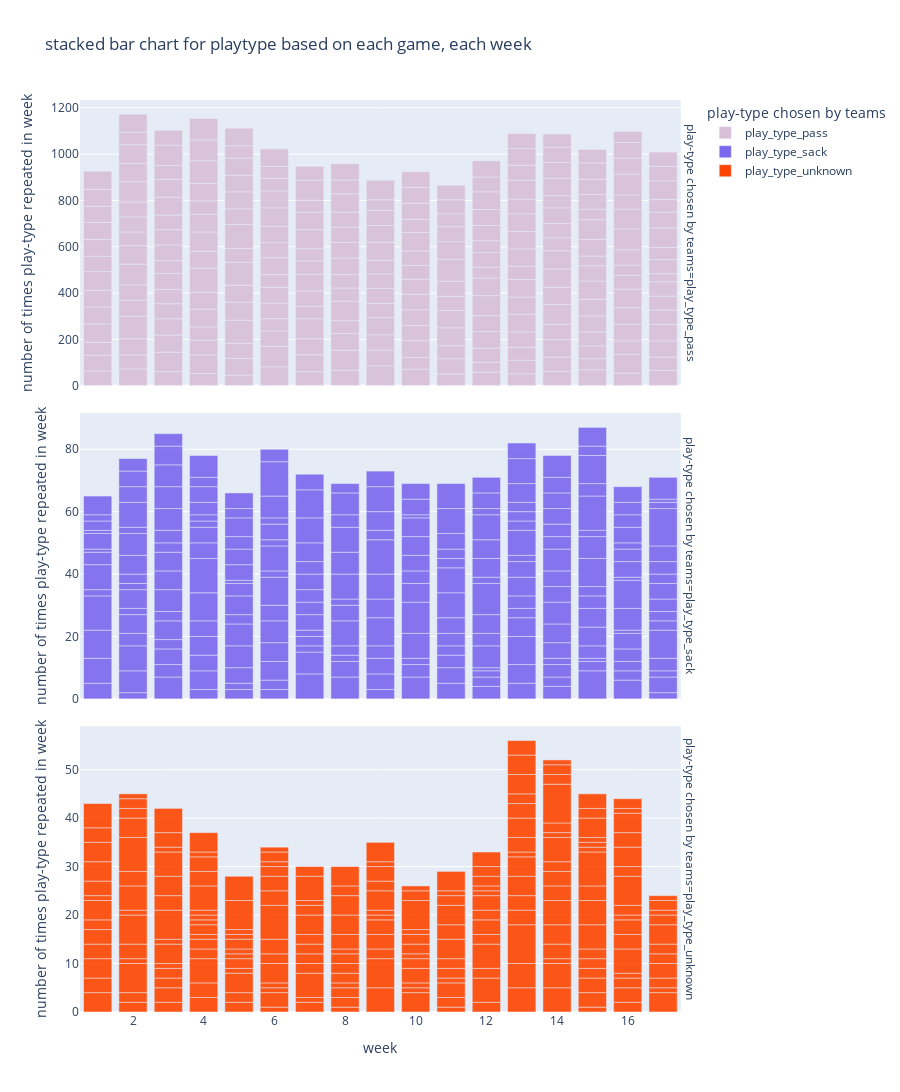

The notebook cell saved with this chart:
### Code cell
barchart_playtype = px.bar(
data_frame = df,
x = 'week',
y = 'playType_Count',
color = 'playType',
opacity = 0.9,
orientation = 'v',
#barmode = 'group',
facet_row = 'playType',
color_discrete_sequence =['thistle ', 'mediumslateblue', 'orangered'],
hover_name = 'matches',
labels = {'playType_Count': 'number of times play-type repeated in week', 'playType': 'play-type chosen by teams'},
title = 'stacked bar chart for playtype based on each game, each week')
barchart_playtype.update_layout(height = 1200)
barchart_playtype.update_yaxes(matches = None)

### Figure 1 — Plotly figure (JSON) as saved in the notebook; plotly's stock layout.template omitted (floating-point values rounded to 4 significant figures; data arrays with more than 128 entries replaced by an {"elided": "..."} marker saying what was removed)
{"data": [{"alignmentgroup": "True", "hovertemplate": "<b>%{hovertext}</b><br><br>play-type chosen by teams=play_type_pass<br>week=%{x}<br>number of times play-type repeated in week=%{y}<extra></extra>", "hovertext": {"elided": "253 str values"}, "legendgroup": "play_type_pass", "marker": {"color": "thistle ", "opacity": 0.9}, "name": "play_type_pass", "offsetgroup": "play_type_pass", "orientation": "v", "showlegend": true, "textposition": "auto", "type": "bar", "x": {"elided": "253 int values"}, "xaxis": "x3", "y": {"elided": "253 int values"}, "yaxis": "y3"}, {"alignmentgroup": "True", "hovertemplate": "<b>%{hovertext}</b><br><br>play-type chosen by teams=play_type_sack<br>week=%{x}<br>number of times play-type repeated in week=%{y}<extra></extra>", "hovertext": {"elided": "250 str values"}, "legendgroup": "play_type_sack", "marker": {"color": "mediumslateblue", "opacity": 0.9}, "name": "play_type_sack", "offsetgroup": "play_type_sack", "orientation": "v", "showlegend": true, "textposition": "auto", "type": "bar", "x": {"elided": "250 int values"}, "xaxis": "x2", "y": {"elided": "250 int values"}, "yaxis": "y2"}, {"alignmentgroup": "True", "hovertemplate": "<b>%{hovertext}</b><br><br>play-type chosen by teams=play_type_unknown<br>week=%{x}<br>number of times play-type repeated in week=%{y}<extra></extra>", "hovertext": {"elided": "230 str values"}, "legendgroup": "play_type_unknown", "marker": {"color": "orangered", "opacity": 0.9}, "name": "play_type_unknown", "offsetgroup": "play_type_unknown", "orientation": "v", "showlegend": true, "textposition": "auto", "type": "bar", "x": {"elided": "230 int values"}, "xaxis": "x", "y": {"elided": "230 int values"}, "yaxis": "y"}], "layout": {"annotations": [{"font": {}, "showarrow": false, "text": "play-type chosen by teams=play_type_unknown", "textangle": 90, "x": 0.98, "xanchor": "left", "xref": "paper", "y": 0.1567, "yanchor": "middle", "yref": "paper"}, {"font": {}, "showarrow": false, "text": "play-type chosen by teams=play_type_sack", "textangle": 90, "x": 0.98, "xanchor": "left", "xref": "paper", "y": 0.5, "yanchor": "middle", "yref": "paper"}, {"font": {}, "showarrow": false, "text": "play-type chosen by teams=play_type_pass", "textangle": 90, "x": 0.98, "xanchor": "left", "xref": "paper", "y": 0.8433, "yanchor": "middle", "yref": "paper"}], "barmode": "relative", "height": 1200, "legend": {"title": {"text": "play-type chosen by teams"}, "tracegroupgap": 0}, "title": {"text": "stacked bar chart for playtype based on each game, each week"}, "xaxis": {"anchor": "y", "domain": [0, 0.98], "title": {"text": "week"}}, "xaxis2": {"anchor": "y2", "domain": [0, 0.98], "matches": "x", "showticklabels": false}, "xaxis3": {"anchor": "y3", "domain": [0, 0.98], "matches": "x", "showticklabels": false}, "yaxis": {"anchor": "x", "domain": [0, 0.3133], "title": {"text": "number of times play-type repeated in week"}}, "yaxis2": {"anchor": "x2", "domain": [0.3433, 0.6567], "title": {"text": "number of times play-type repeated in week"}}, "yaxis3": {"anchor": "x3", "domain": [0.6867, 1.0], "title": {"text": "number of times play-type repeated in week"}}}}
